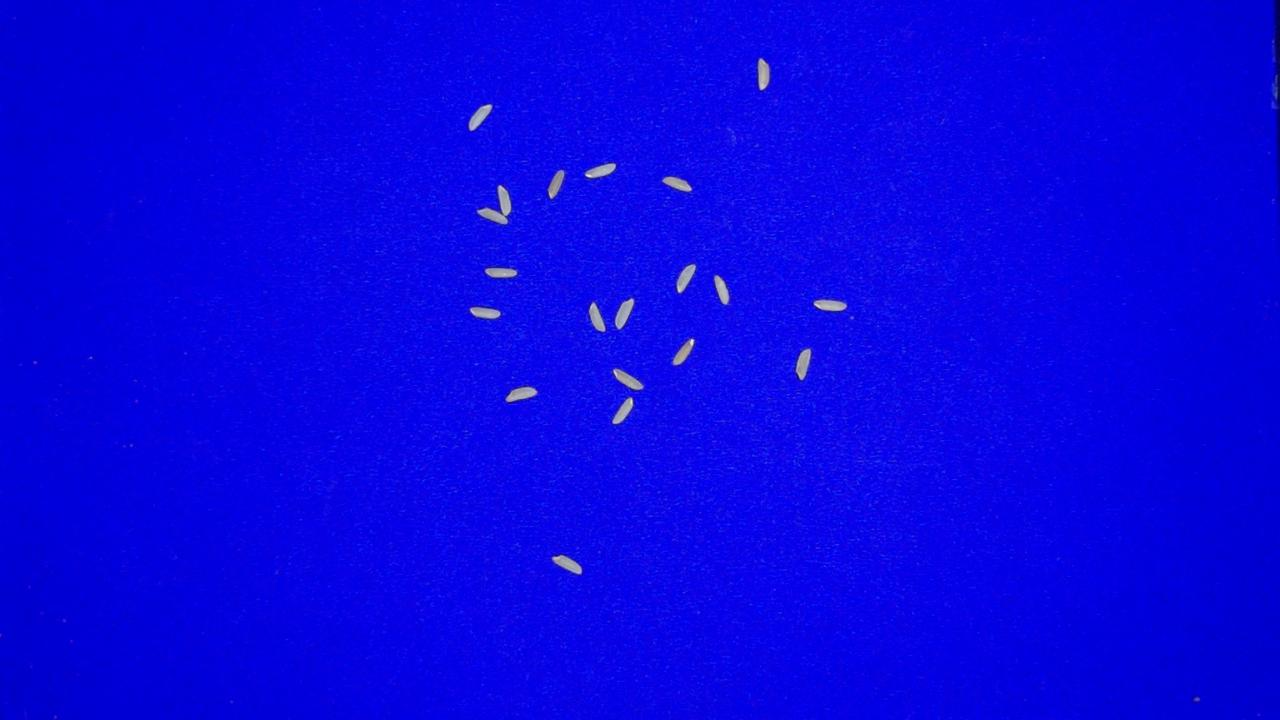
#> input picture images/yellow2.jpg, 1280 x 720 px
$ python work_done.py
#> lines starting #> are read from the running program, lines starting #| are printed output that depends on the picture; after the words box and inside, x2 and y2 are one past the last pixel; in counts of white or black regions, pixels touching at a corner belong together
#> further down, original_image is the input picture: shape (720, 1280, 3); mean B, G, R 226.9, 3.9, 7.2
import cv2
import numpy as np
import csv  # Import the csv module

def detect_and_count_rice_grains(original_image):
    """
    Detects and counts rice grains in an image using watershed segmentation.

    Args:
        original_image (numpy array): Input image containing rice grains.

    Returns:
        tuple: Processed image, full grain count, broken grain count, and average rice area.
    """
    if original_image is None:
        raise ValueError("Could not read image")

    # Create a copy of the original image for visualization
    visualization_copy = original_image.copy()

    # Convert to HSV for processing
    hsv = cv2.cvtColor(original_image,cv2.COLOR_BGR2HSV)
#> hsv: shape (720, 1280, 3); mean H, S, V 120.3, 250.6, 226.9

    # Convert to grayscale for processing
    grayscale_image = cv2.cvtColor(hsv, cv2.COLOR_BGR2GRAY)

    # Thresholding to create a binary image
    _, binary_image = cv2.threshold(
        grayscale_image, 0, 255,
        cv2.THRESH_BINARY_INV + cv2.THRESH_OTSU)
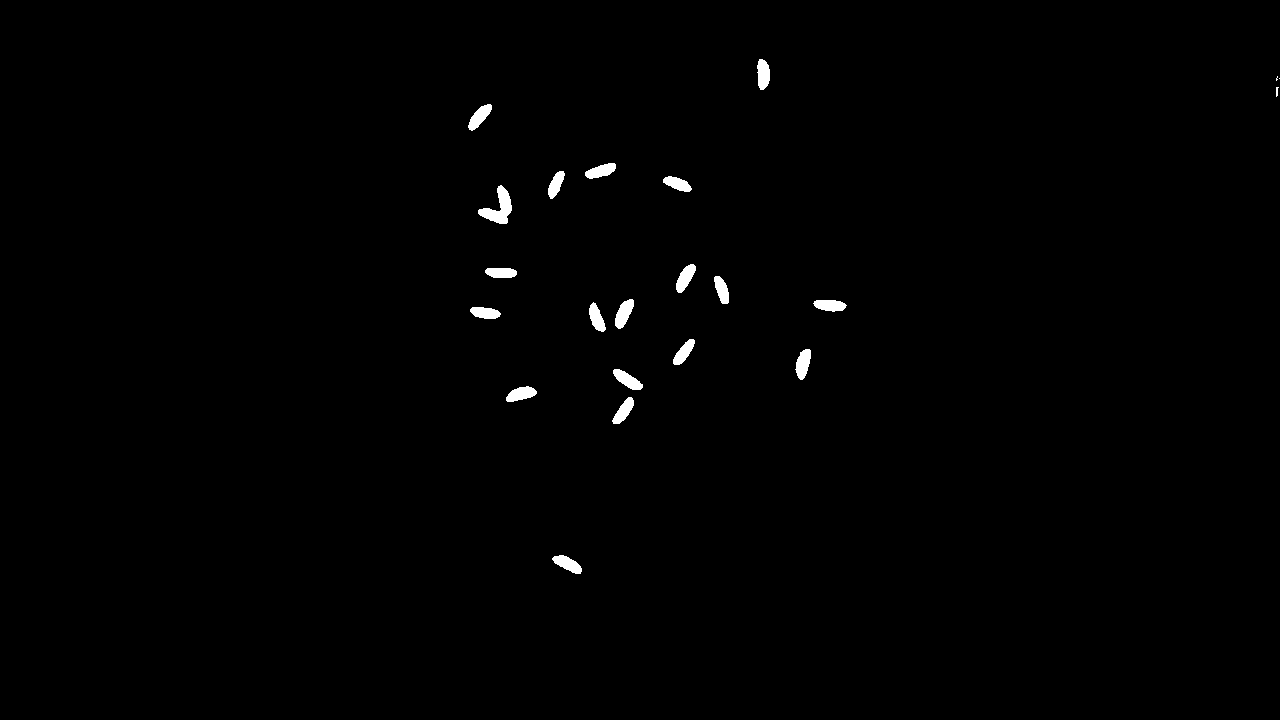
#> binary_image: shape (720, 1280); 0.66% white; 22 white regions (2 under 20 px), largest, box (x1, y1, x2, y2) and area: (478, 185, 512, 224) 605, (615, 299, 634, 329) 342, (795, 349, 811, 380) 331

    # Morphological operations to clean the image
    morphological_kernel = np.ones((3, 3), np.uint8)
    cleaned_image = cv2.morphologyEx(binary_image, cv2.MORPH_OPEN, morphological_kernel, iterations=2)
#> cleaned_image: shape (720, 1280); 0.65% white; 19 white regions, largest, box (x1, y1, x2, y2) and area: (479, 186, 512, 224) 599, (615, 300, 634, 328) 335, (796, 349, 811, 379) 327

    # Background extraction
    background = cv2.dilate(cleaned_image, morphological_kernel, iterations=3)
#> background: shape (720, 1280); 1.3% white; 19 white regions, largest, box (x1, y1, x2, y2) and area: (476, 183, 515, 227) 1099, (612, 297, 637, 331) 653, (611, 366, 645, 393) 652

    # Distance transform for watershed preparation
    distance_transform = cv2.distanceTransform(cleaned_image, cv2.DIST_L2, 5)
    cv2.normalize(distance_transform, distance_transform, 0, 1.0, cv2.NORM_MINMAX)
#> distance_transform: shape (720, 1280) float32; min 0, max 1, mean 0.00277

    # Foreground detection
    _, foreground = cv2.threshold(distance_transform, 0.3 * distance_transform.max(), 255, 0)
#> foreground: shape (720, 1280) float32; 0.46% white; 19 white regions, largest, box (x1, y1, x2, y2) and area: (480, 187, 511, 223) 445, (616, 301, 633, 327) 245, (797, 350, 810, 378) 241
    foreground = np.uint8(foreground)

    # Unknown region identification
    unknown_region = cv2.subtract(background, foreground)
#> unknown_region: shape (720, 1280); 0.83% white; 19 white regions, largest, box (x1, y1, x2, y2) and area: (476, 183, 515, 227) 654, (611, 366, 645, 393) 424, (466, 102, 495, 133) 416

    # Connected components labeling
    _, markers = cv2.connectedComponents(foreground)
#> markers: shape (720, 1280) int32; 20 distinct labels, from 0 to 19
    markers += 1  # Ensure background is not 0
#> markers: shape (720, 1280) int32; 20 distinct labels, from 1 to 20
    markers[unknown_region == 255] = 0
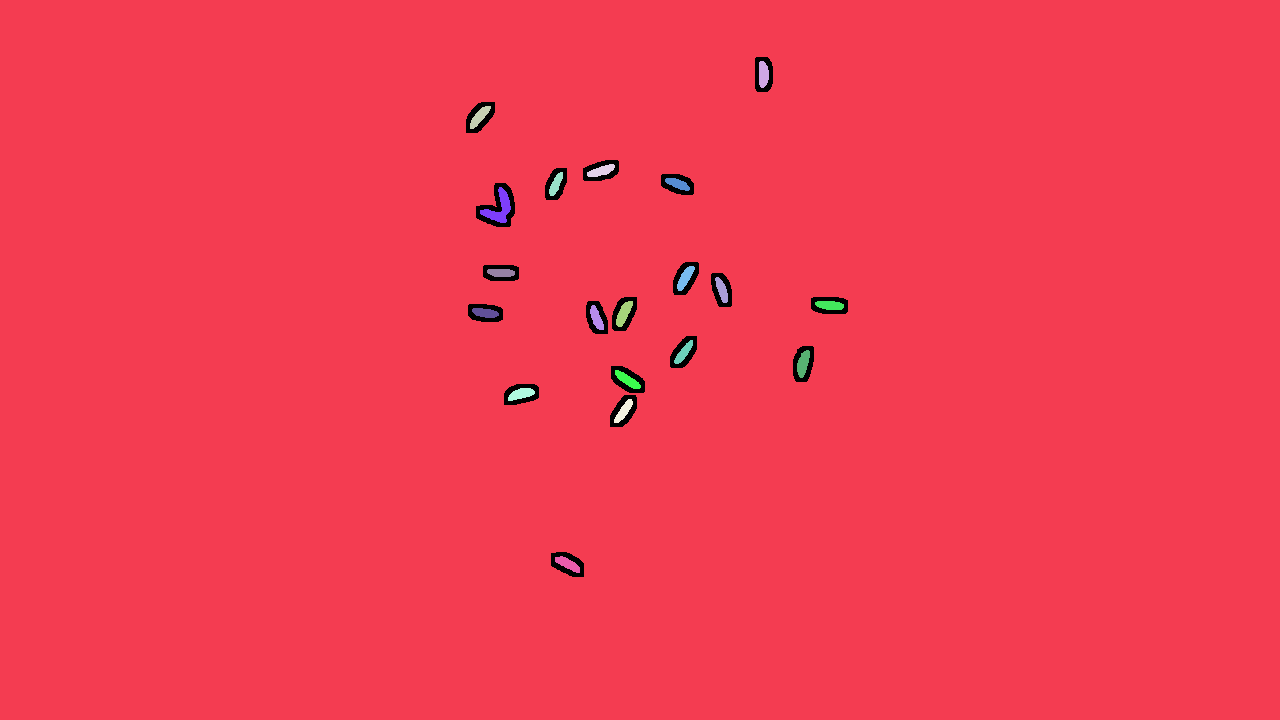
#> markers: shape (720, 1280) int32; 21 distinct labels, from 0 to 20; one colour per label, 0 black

    # Watershed segmentation
    markers = cv2.watershed(original_image, markers)
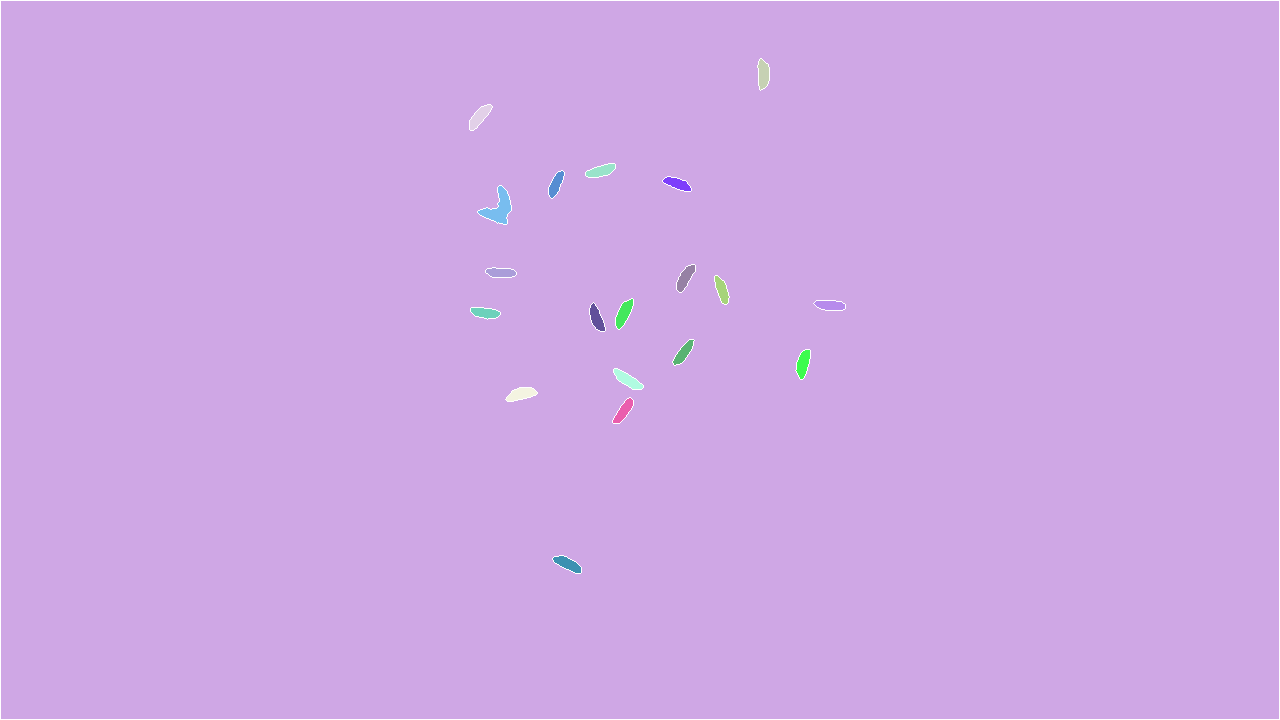
#> markers: shape (720, 1280) int32; 21 distinct labels, from -1 to 20; one colour per label, 0 black, -1 white
    # Count unique regions (excluding background and boundaries)
    unique_markers = np.unique(markers)
#> unique_markers = 21 values from -1 to 20
    total_grain_count = len(unique_markers) - 2  # Subtract background and boundary
#> total_grain_count = 19

    # Initialize counters and storage for full and broken grains
    full_grain_count = 0
    broken_grain_count = 0
    chalky_count =0
    black_count = 0
    yellow_count = 0
    brown_count = 0

    # Calculate average area of rice grains
    average_rice_area = 250

    # Initialize a list to store mean RGB values
    mean_rgb_values = []
    min_rgb_values = []

        # Classify grains as full or broken based on shape and size
    for label in unique_markers:
        if label <= 1:  # Skip background and boundary
            continue
        grain_mask = np.zeros(grayscale_image.shape, dtype="uint8")
        grain_mask[markers == label] = 255
        contours, _ = cv2.findContours(grain_mask, cv2.RETR_EXTERNAL, cv2.CHAIN_APPROX_SIMPLE)

        if contours:
            area = cv2.contourArea(contours[0])
            M = cv2.moments(contours[0])
            if M["m00"] != 0:
                cX = int(M["m10"] / M["m00"])
                cY = int(M["m01"] / M["m00"])

                # Extract the pixel values in a circle with a radius of 3 pixels
                circle_radius = 3
                circle_mask = np.zeros(original_image.shape[:2], dtype=np.uint8)
                cv2.circle(circle_mask, (cX, cY), circle_radius, 1, -1)  # Create a filled circle mask

                # Extract the pixel values from the original image using the mask
                masked_pixels = original_image[circle_mask == 1]

            # Extract the pixel values from the original image using the mask
            contour_mask = np.zeros(original_image.shape[:2], dtype=np.uint8)
            cv2.drawContours(contour_mask, contours, -1, 1, thickness=cv2.FILLED)  # Fill the contour

            # Extract the pixel values from the original image using the mask
            masked_pixels = original_image[contour_mask == 1]
            # Calculate the mean RGB value

            count_for_chalky = np.sum(np.all(masked_pixels >= [230, 195, 195], axis=1))
            count_for_black = np.sum(np.all(masked_pixels <= [140, 105, 105], axis=1))
            count_for_yellow = np.sum(
                np.all(masked_pixels >= [140, 140, 130], axis=1) &
                np.all(masked_pixels <= [170, 160, 150], axis=1))
            try:
                # Calculate eccentricity for shape analysis
                (center, (major_axis, minor_axis), angle) = cv2.fitEllipse(contours[0])
                major = max(major_axis, minor_axis)
                minor = min(major_axis, minor_axis)
                eccentricity = np.sqrt(1 - (minor)**2 / (major)**2)
            except:
                eccentricity = 0

            # Handle overlapping or clustered grains
            grain_multiplier = 0
            if area > 2 * average_rice_area:
                grain_multiplier = area // average_rice_area - 1
                total_grain_count += grain_multiplier

            # Classify as full or broken grain
            if count_for_black > 10:
                black_count+=1
                cv2.drawContours(visualization_copy, contours, -1, (10, 10, 10), thickness=cv2.FILLED)
            elif count_for_yellow >= 10:
                yellow_count +=1
                cv2.drawContours(visualization_copy, contours, -1, (0, 102, 51), thickness=cv2.FILLED)
            elif count_for_chalky>4:
                chalky_count+=1
                cv2.drawContours(visualization_copy, contours, -1, (0, 255, 255), thickness=cv2.FILLED)
            elif eccentricity >= 0.84 and area > 0.4 * average_rice_area:
                full_grain_count += 1 + grain_multiplier
                cv2.drawContours(visualization_copy, contours, -1, (0, 255, 0), thickness=cv2.FILLED)
            else:
                broken_grain_count += 1 + grain_multiplier
                cv2.drawContours(visualization_copy, contours, -1, (0, 0, 255), thickness=cv2.FILLED)
#> this loop made 21 passes
#> (area, cX, cY, count_for_chalky, count_for_black, count_for_yellow, center, major_axis) on passes 5, 16: (207.5, 600, 170, 6, 0, 3, (601.4, 170.4), 8.98), (196.5, 683, 352, 6, 0, 3, (683, 352.5), 8.71)
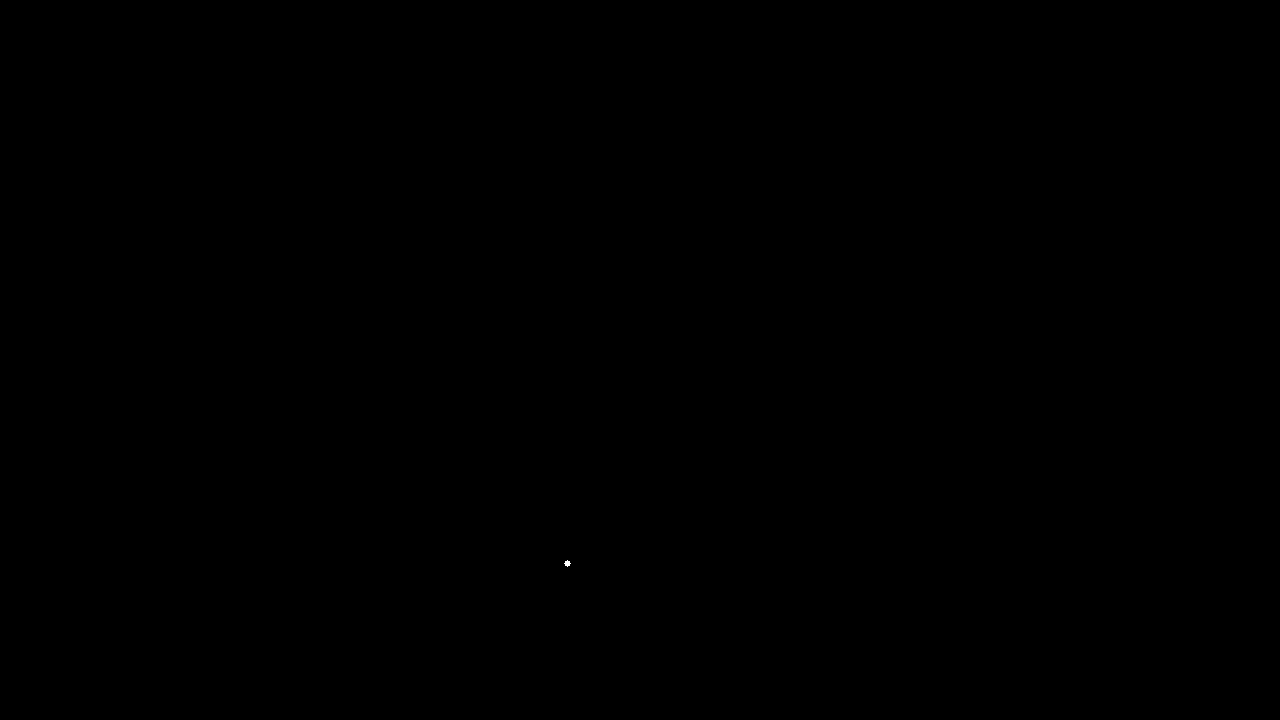
#> circle_mask: shape (720, 1280); values 0 (black) and 1 (white), 0% white; 1 white region, box (x1, y1, x2, y2) and area: (564, 560, 571, 567) 29
#> contour_mask: shape (720, 1280); values 0 (black) and 1 (white), 0.03% white; 1 white region, box (x1, y1, x2, y2) and area: (553, 556, 581, 573) 253
#> after the loop, black_count = 1; broken_grain_count = 0; chalky_count = 2; full_grain_count = 8; total_grain_count = 19; yellow_count = 8

    return (
        visualization_copy,
        full_grain_count,
        broken_grain_count,
        chalky_count,
        black_count,
        yellow_count,
        brown_count
    )

if __name__ == "__main__":
    # Load an image (replace 'path_to_image.jpg' with your actual image path)
    original_image = cv2.imread('images/yellow2.jpg')

    # Call the function to detect and count rice grains
    results = detect_and_count_rice_grains(original_image)
#> results = 7 items

    # Unpack the results
    visualization_copy, full_grain_count, broken_grain_count, chalky_count, black_count, yellow_count, brown_count = results
#> full_grain_count = 8; broken_grain_count = 0; chalky_count = 2; black_count = 1; yellow_count = 8; brown_count = 0

    # Print the results
    print(f"Full grain count: {full_grain_count}")
#| Full grain count: 8
    print(f"Broken grain count: {broken_grain_count}")
#| Broken grain count: 0
    print(f"chalky count :{chalky_count}")
#| chalky count :2
    print(f"Brown rice count: {brown_count}")
#| Brown rice count: 0
    print(f"yellow rice count :{yellow_count}")
#| yellow rice count :8
    print(f"black rice count :{black_count}")
#| black rice count :1

    # Display the image with contours
    cv2.imshow("Rice Grains Detection", visualization_copy)
    cv2.waitKey(0)
    cv2.destroyAllWindows()

# black is for black
# orange is for brown
# olive is for yellow
# green is full
# red is broken
# yellow means chalky
